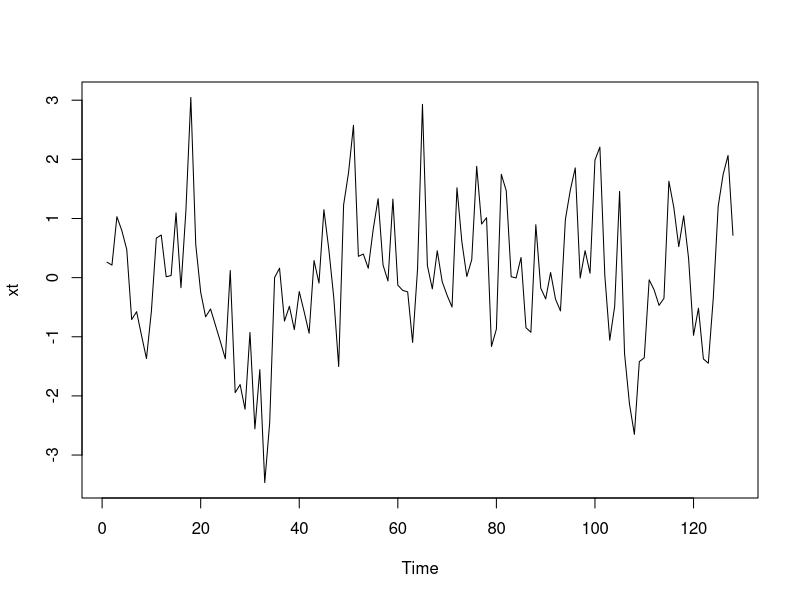
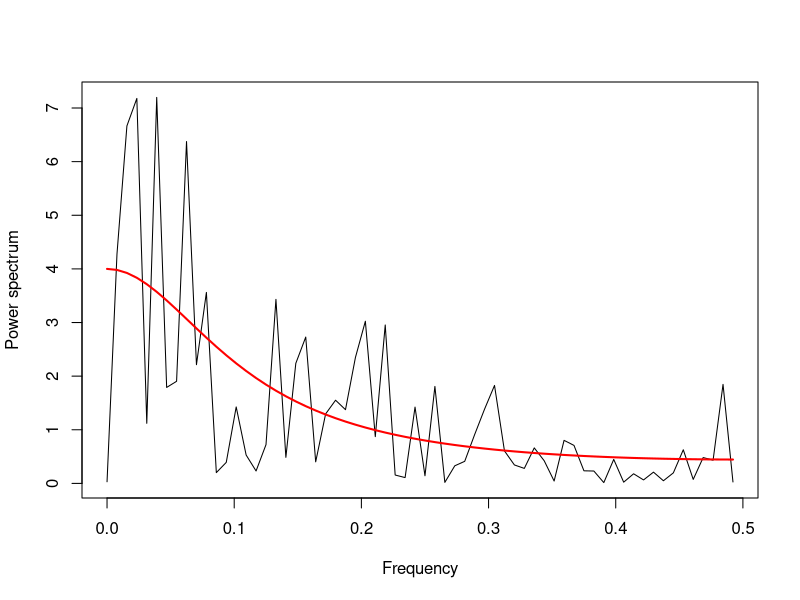
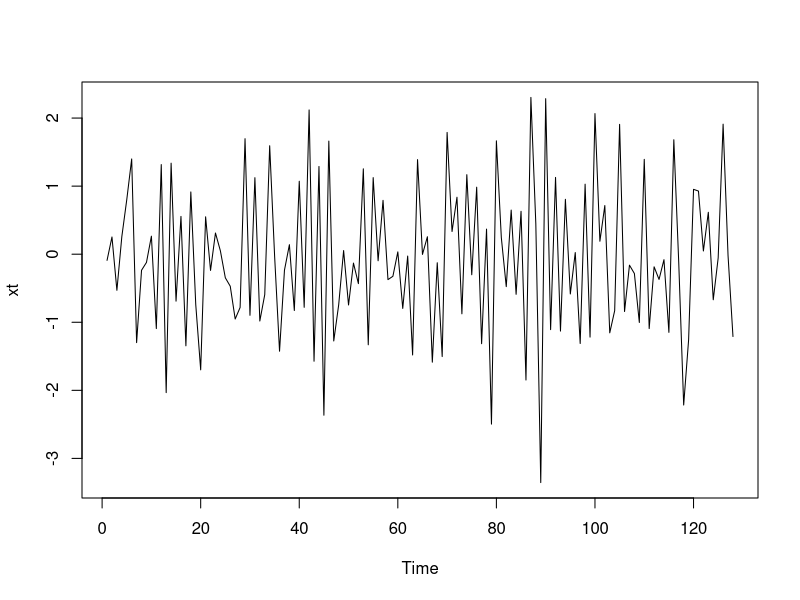
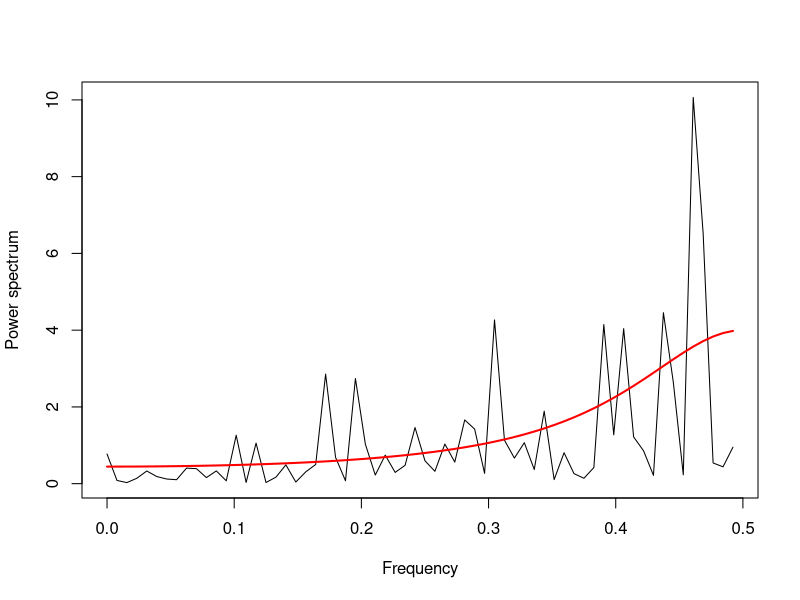
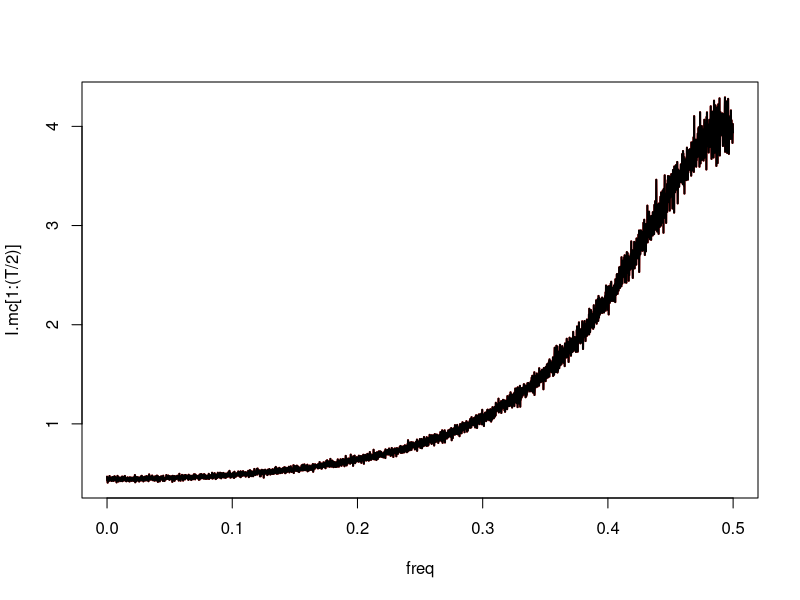
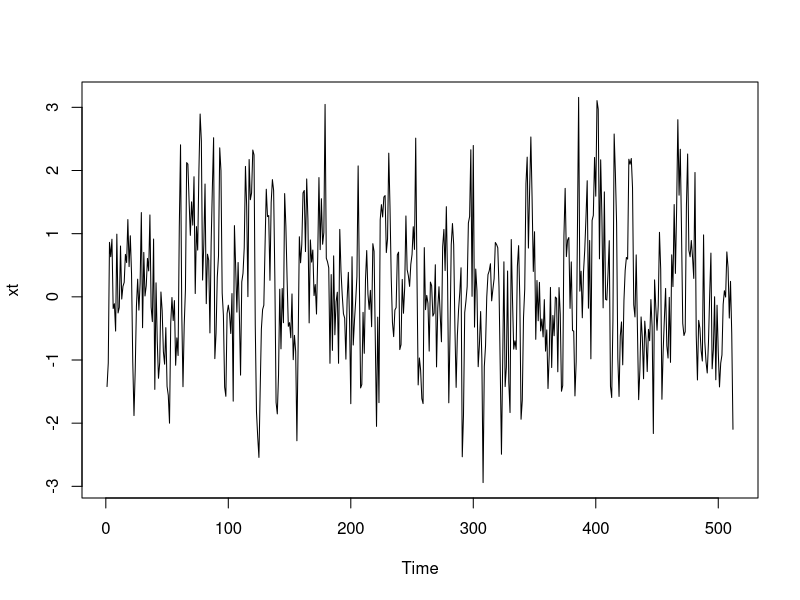
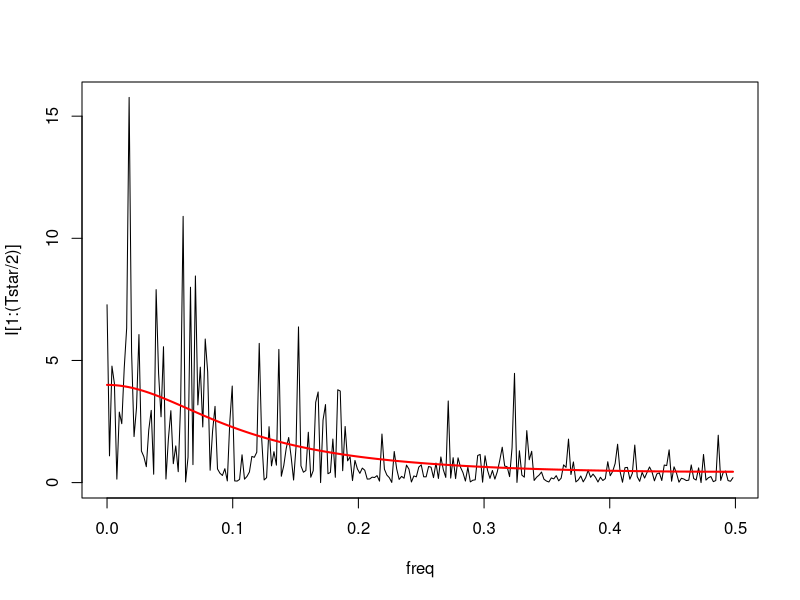
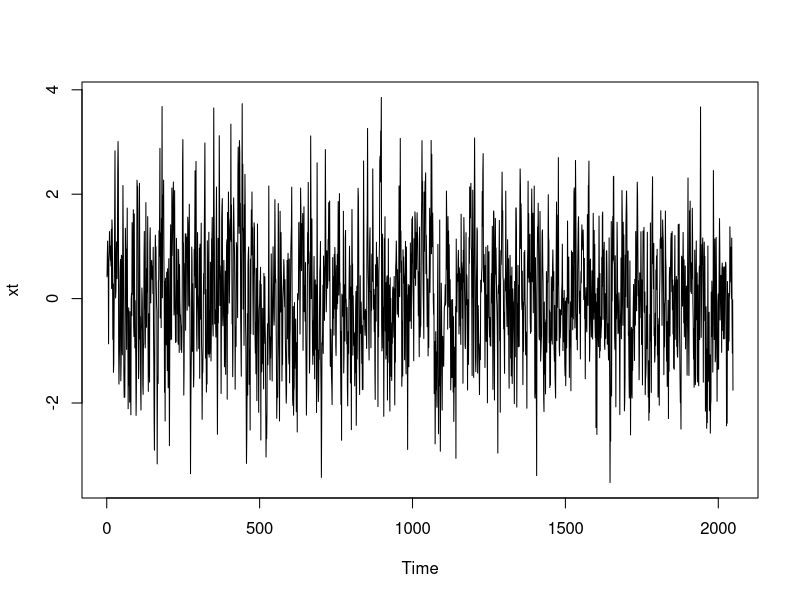

Write the R code that produced these figures, in order.
########## LECTURE 3 ###########

## MA spectrum
ma.spec = function(theta,sigma2=1,num.freq=1000){ 
  freq = seq(0,0.5-0.5/num.freq,length.out=num.freq)
  fw = sigma2*(1+theta^2+2*theta*cos(2*pi*freq))
  return(fw)
}

## AR spectrum
ar1.spec = function(phi,sigma2=1,num.freq=1000){ 
  freq = seq(0,0.5-0.5/num.freq,length.out=num.freq)
  fw = sigma2/(1+phi^2-2*phi*cos(2*pi*freq))
  return(fw)
}


# AR1, phi = 0.5
T <- 128
xt <- arima.sim(n = T, model = list(ar = c(0.5)))
freq <- 0:(T/2-1)/T
plot.ts(xt)

I <- abs(fft(xt))^2/T
plot(freq, I[1:(T/2)], type = "l", ylab = "Power spectrum", xlab = "Frequency")
lines(freq, ar1.spec(phi = 0.5, num.freq = T/2), col = "red", lwd = 2)


# AR1, phi = -0.5
T <- 128
xt <- arima.sim(n = T, model = list(ar = c(-0.5)))
freq <- 0:(T/2-1)/T
plot.ts(xt)

I <- abs(fft(xt))^2/T
plot(freq, I[1:(T/2)], type = "l", ylab = "Power spectrum", xlab = "Frequency")
lines(freq, ar1.spec(phi = -0.5, num.freq = T/2), col = "red", lwd = 2)


# Averaging (?)
MC <- 1000
T <- 8000
period.mc <- matrix(0, nrow = 1000, ncol = T)
for(mc in 1:MC) {
  period.mc[mc, ] <- abs(fft(arima.sim(n = T, model = list(ar = c(-0.5)), sd = 1)))^2/T
}
freq <- 0:(T/2 - 1)/T

I.mc <- colMeans(period.mc)
plot(freq, I.mc[1:(T/2)], type = "l", col = "red",
     lwd = 2)
lines(freq, I.mc[1:(T/2)], col = "black", lwd = 2)


# Now we put different T
Tstar <- 512
freq <- 0:(Tstar/2 - 1)/(Tstar)
xt <- arima.sim(Tstar, model = list(ar = c(0.5)), sd = 1)
plot.ts(xt)

I = abs(fft(xt))^2/Tstar
plot(freq, I[1:(Tstar/2)], type = "l")
lines(freq, ar1.spec(phi = 0.5, num.freq = Tstar/2), col = "red", lwd = 2)


Tstar <- 2048
freq <- 0:(Tstar/2 - 1)/(Tstar)
xt <- arima.sim(Tstar, model = list(ar = c(0.5)), sd = 1)
plot.ts(xt)

I = abs(fft(xt))^2/Tstar
plot(freq, I[1:(Tstar/2)], type = "l")
lines(freq, ar1.spec(phi = 0.5, num.freq = Tstar/2), col = "red", lwd = 2)


Tstar <- 8192
freq <- 0:(Tstar/2 - 1)/(Tstar)
xt <- arima.sim(Tstar, model = list(ar = c(0.5)), sd = 1)
plot.ts(xt)

I = abs(fft(xt))^2/Tstar
plot(freq, I[1:(Tstar/2)], type = "l")
lines(freq, ar1.spec(phi = 0.5, num.freq = Tstar/2), col = "red", lwd = 2)


### So the periodogram it's not a consistent estimator at all!!!



### SMOOTHED PERIODOGRAM
